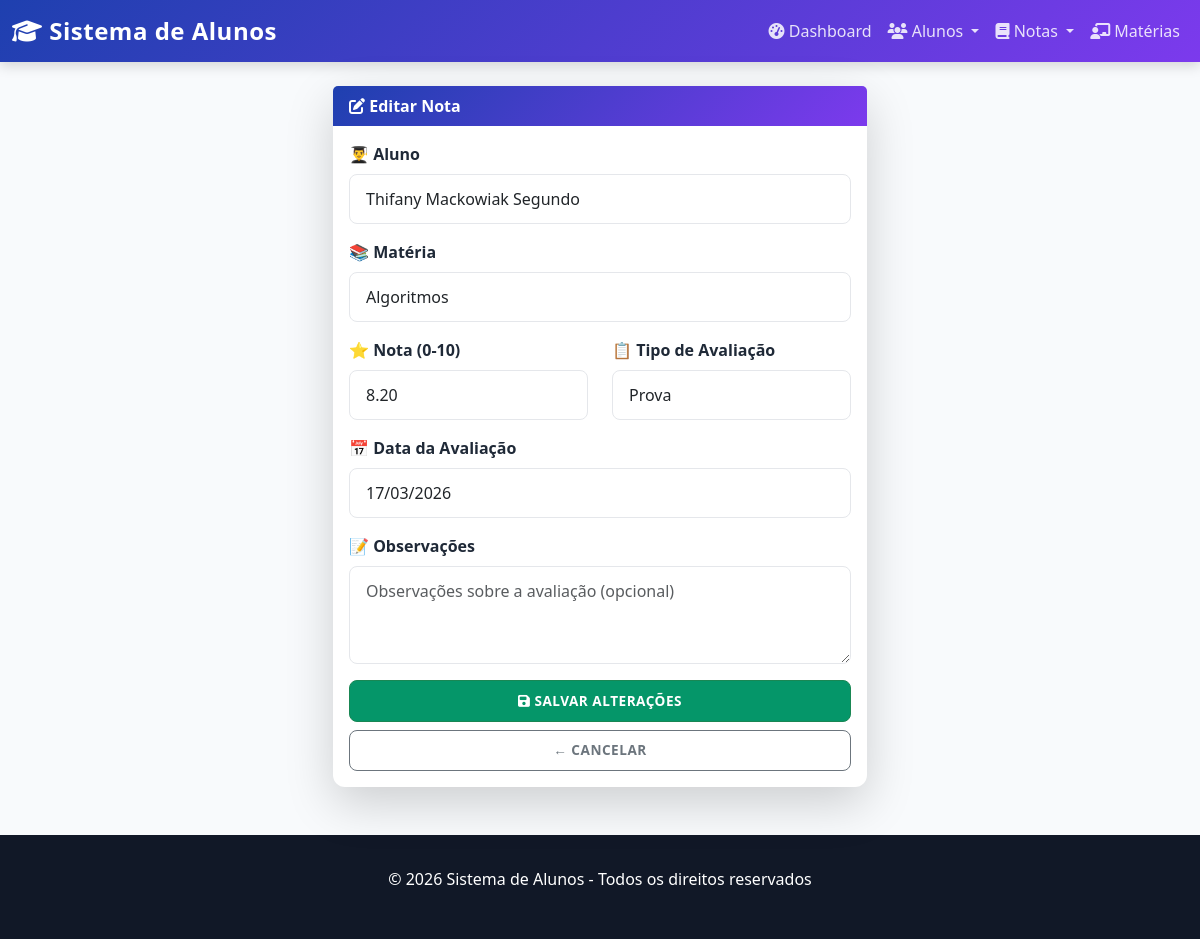
/notas/189/editar/, run on the app's committed database.
### alunos/models.py (models this page shows, shortened)
class Nota(models.Model):
    aluno = models.ForeignKey(Aluno, on_delete=models.CASCADE, related_name='notas')
    materia = models.ForeignKey(Materia, on_delete=models.CASCADE, related_name='notas')
    valor = models.DecimalField(
        max_digits=4,
        decimal_places=2,
        validators=[MinValueValidator(0), MaxValueValidator(10)],
        help_text="Nota de 0.00 a 10.00"
    )
    data_avaliacao = models.DateField(auto_now_add=True)
    tipo_avaliacao = models.CharField(
        max_length=20,
        choices=[
            ('PROVA', 'Prova'),
            ('TRABALHO', 'Trabalho'),
            ('ATIVIDADE', 'Atividade'),
            ('EXERCICIO', 'Exercício'),
            ('PROJETO', 'Projeto'),
        ],
        default='PROVA'
    )
    observacao = models.TextField(blank=True, null=True)
    class Meta:
        verbose_name = 'Nota'
        verbose_name_plural = 'Notas'
        unique_together = ['aluno', 'materia', 'data_avaliacao', 'tipo_avaliacao']
        ordering = ['-data_avaliacao']

class Aluno(models.Model):
    nome = models.CharField(max_length=100)
    email = models.EmailField(unique=True)
    matricula = models.CharField(max_length=20, unique=True)
    curso = models.ForeignKey(Curso, on_delete=models.CASCADE, related_name='alunos')
    data_nascimento = models.DateField()
    telefone = models.CharField(max_length=15, blank=True, null=True)
    endereco = models.TextField(blank=True, null=True)
    ativo = models.BooleanField(default=True)
    materias = models.ManyToManyField(Materia, related_name='alunos_matriculados', blank=True)
    class Meta:
        verbose_name = 'Aluno'
        verbose_name_plural = 'Alunos'

class Materia(models.Model):
    nome_materia = models.CharField(max_length=100)
    curso = models.ForeignKey(Curso, on_delete=models.CASCADE, related_name='materias')
    professor = models.CharField(max_length=100)
    carga_horaria = models.PositiveIntegerField(default=60, help_text="Carga horária em horas")
    ativo = models.BooleanField(default=True)
    class Meta:
        verbose_name = 'Matéria'
        verbose_name_plural = 'Matérias'
        unique_together = ['nome_materia', 'curso']

### alunos/views.py (the view)
# urls.py: path('notas/<int:nota_id>/editar/', views.editar_nota, name='editar_nota'),
def editar_nota(request, nota_id):
    nota = get_object_or_404(Nota, id=nota_id)
    if request.method == 'POST':
        form = NotaForm(request.POST, instance=nota)
        if form.is_valid():
            form.save()
            messages.success(request, f'✓ Nota atualizada para {nota.valor}!')
            return redirect('lista_notas')
        else:
            messages.error(request, '✗ Erro ao editar nota.')
    else:
        form = NotaForm(instance=nota)
    return render(request, 'alunos/editar_nota.html', {'form': form, 'nota': nota})

### alunos/forms.py (shortened to what this page needs)
class NotaForm(forms.ModelForm):
    class Meta:
        model = Nota
        fields = ['aluno', 'materia', 'valor', 'tipo_avaliacao', 'observacao']
        widgets = {
            'aluno': forms.Select(attrs={
                'class': 'form-control',
                'id': 'id_aluno'
            }),
            'materia': forms.Select(attrs={
                'class': 'form-control',
                'id': 'id_materia'
            }),
            'valor': forms.NumberInput(attrs={
                'class': 'form-control',
                'type': 'number',
                'step': '0.01',
                'min': '0',
                'max': '10',
                'placeholder': '0.00'
            }),
            'tipo_avaliacao': forms.Select(attrs={
                'class': 'form-control'
            }),
            'observacao': forms.Textarea(attrs={
                'class': 'form-control',
                'rows': 3,
                'placeholder': 'Observações sobre a avaliação (opcional)'
            }),
        }

### alunos/templates/alunos/editar_nota.html (shortened to what this page needs)
{% extends 'base.html' %}
{% block content %}
<div class="container">
    <div class="row justify-content-center">
        <div class="col-lg-6">
            <div class="card shadow-lg">
                <div class="card-header">
                    <i class="fas fa-edit"></i> Editar Nota
                </div>
                <div class="card-body">
                    <form method="POST" novalidate>
                        <div class="mb-3">
                            <label class="form-label">👨‍🎓 Aluno</label>
                            <input type="text" class="form-control" value="{{ nota.aluno.nome }}" readonly>
                        </div>
                        <div class="mb-3">
                            <label class="form-label">📚 Matéria</label>
                            <input type="text" class="form-control" value="{{ nota.materia.nome_materia }}" readonly>
                        </div>
                        <div class="row">
                            <div class="col-md-6 mb-3">
                                <label class="form-label">⭐ Nota (0-10)</label>
                                {{ form.valor }}
                            </div>
                            <div class="col-md-6 mb-3">
                                <label class="form-label">📋 Tipo de Avaliação</label>
                                {{ form.tipo_avaliacao }}
                            </div>
                        </div>
                        <div class="mb-3">
                            <label class="form-label">📅 Data da Avaliação</label>
                            <input type="text" class="form-control" value="{{ nota.data_avaliacao|date:'d/m/Y' }}" readonly>
                        </div>
                        <div class="mb-3">
                            <label class="form-label">📝 Observações</label>
                            {{ form.observacao }}
                        </div>
                        <div class="d-grid gap-2">
                            <button type="submit" class="btn btn-success">
                                <i class="fas fa-save"></i> Salvar Alterações
                            </button>
                            <a href="{% url 'lista_notas' %}" class="btn btn-outline-secondary">
                                ← Cancelar
                            </a>
                        </div>
                    </form>
                </div>
            </div>
        </div>
    </div>
</div>
{% endblock %}

### templates/base.html (style rules this page uses)
:root { --primary-color: #1e40af; --secondary-color: #7c3aed; --success-color: #059669; --danger-color: #b91c1c; --warning-color: #d97706; --info-color: #0369a1; --dark-bg: #111827; --light-bg: #f8fafc; }
* { margin: 0; padding: 0; box-sizing: border-box; }
body { background-color: var(--light-bg); font-family: 'Segoe UI', Tahoma, Geneva, Verdana, sans-serif; }
.card { border: none; border-radius: 12px; box-shadow: 0 4px 12px rgba(0, 0, 0, 0.08); transition: all 0.3s ease; }
.card-header { background: linear-gradient(135deg, var(--primary-color) 0%, var(--secondary-color) 100%); border-radius: 12px 12px 0 0; color: white; font-weight: 600; border: none; }
.btn { font-weight: 600; padding: 0.6rem 1.2rem; border-radius: 8px; transition: all 0.3s ease; text-transform: uppercase; font-size: 0.85rem; letter-spacing: 0.5px; }
.btn-success { background-color: var(--success-color); }
.form-control { border-radius: 8px; border: 1px solid #e5e7eb; padding: 0.75rem 1rem; transition: all 0.3s ease; }
.form-label { font-weight: 600; color: #1f2937; margin-bottom: 0.5rem; }

### data on the page
Nota: aluno.nome "Thifany Mackowiak Segundo", materia.nome_materia "Algoritmos", valor "8.20", tipo_avaliacao "Prova", data_avaliacao "17/03/2026"
